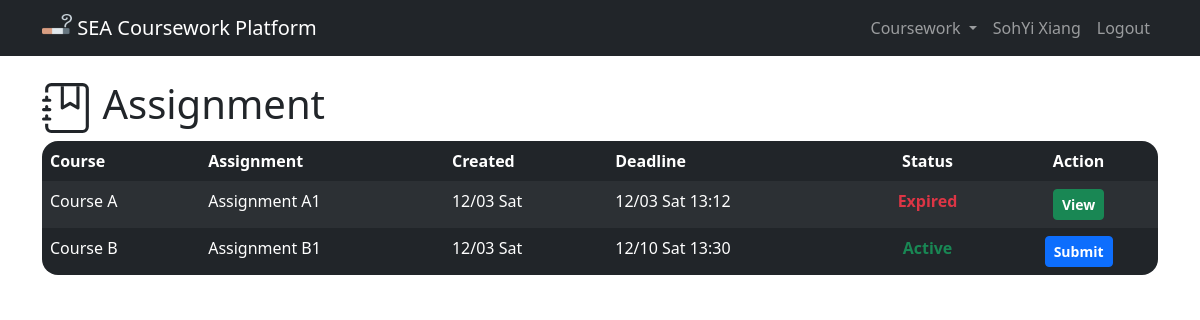
Before: / (signed in) with the older database file.
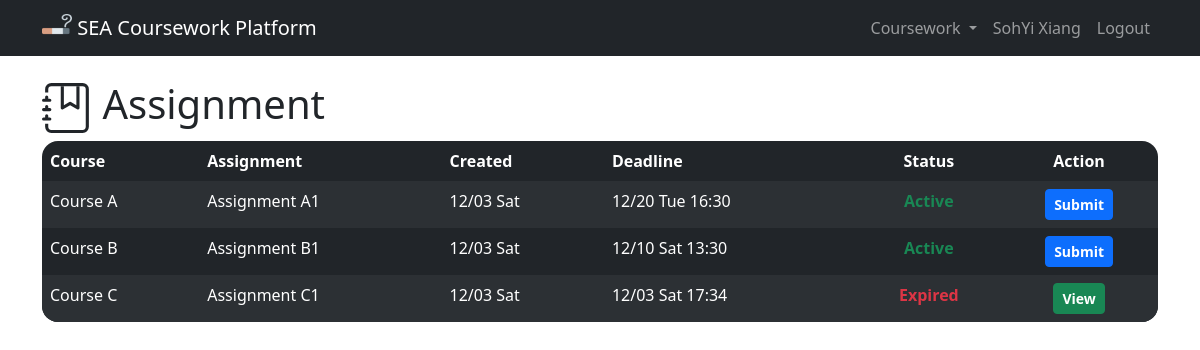
After: the same page with the newer database file.
### coursework/models.py (models this page shows)
class User(AbstractUser):
    STATUS = (
        ("Student", "Student"),
        ("Teaching Assistant", "Teaching Assistant"),
        ("Teacher", "Teacher")
    )
    status = models.CharField(
        max_length=18,
        choices=STATUS,
        default="Student"
    )
    is_email_verified = models.BooleanField(default=False)

class Assignment(models.Model):
    coursework = models.ForeignKey(
        Coursework,
        on_delete=models.PROTECT,
        related_name="assignment"
    )
    title = models.CharField(max_length=128)
    created_on = models.DateTimeField(auto_now_add=True)
    deadline = models.DateTimeField()
    def __str__(self):
        return self.title
    @property
    def is_expired(self):
        return timezone.now() > self.deadline
    class Meta:
        ordering = ["coursework", "-created_on"]

class Coursework(models.Model):
    course = models.OneToOneField(
        Course,
        on_delete=models.PROTECT,
        unique=True,
        related_name="coursework_name"
    )
    taken_person = models.ManyToManyField(
        User,
        blank=True,
        related_name="coursework_taken"
    )
    def __str__(self):
        return self.course.name
    class Meta:
        ordering = ["course"]

class Course(models.Model):
    name = models.CharField(max_length=60)
    def __str__(self):
        return self.name
    class Meta:
        ordering = ["name"]

### coursework/views.py (the view)
# urls.py: path("", views.index, name="index"),
@login_required
def index(request):
    return render(request, "coursework/index.html", {
        "assignments": Assignment.objects.filter(coursework__taken_person=request.user)
    })

### coursework/templates/coursework/index.html (shortened to what this page needs)
{% extends "coursework/layout.html" %}
{% block body %}
<h1>
  Assignment
</h1>
<table class="table table-dark table-striped table-hover table-borderless">
  <thead>
    <tr>
      <th scope="col">Course</th>
      <th scope="col">Assignment</th>
      <th scope="col">Created</th>
      <th scope="col">Deadline</th>
      <th scope="col" class="text-center">Status</th>
      <th scope="col" class="text-center">Action</th>
    </tr>
  </thead>
  <tbody>
    {% for assignment in assignments %}
    <tr>
      <td>{{ assignment.coursework }}</td>
      <td>{{ assignment }}</td>
      <td>{{ assignment.created_on|date:'n/d D' }}</td>
      <td>{{ assignment.deadline|date:'n/d D G:i' }}</td>
      <td class="text-center">
        {% if assignment.is_expired %}
        <div class="text-danger fw-bold">Expired</div>
        {% else %}
        <div class="text-success fw-bold">Active</div>
        {% endif %}
      </td>
      <td class="text-center">
        {% if assignment.is_expired %}
          {% if user.status == "Student" %}
          <a href="{% url 'view_submit_result' assignment.coursework.id assignment.id %}" class="btn btn-success btn-sm fw-bold">
            View
          </a>
          {% endif %}
        {% else %}
          <a href="{% url 'submit_assignment' assignment.coursework.id assignment.id %}"
            class="btn btn-primary btn-sm fw-bold">
            Submit
          </a>
        {% endif %}
      </td>
    </tr>
    {% empty %}
    <tr>
      <td colspan="6">No assignment at the moment...</td>
    </tr>
    {% endfor %}
  </tbody>
</table>
{% endblock %}

### coursework/templates/coursework/layout.html (shortened to what this page needs)
{% load static %}
<!DOCTYPE html>
<html lang="en">
<head>
  <link href="https://cdn.jsdelivr.net/npm/bootstrap@5.2.3/dist/css/bootstrap.min.css" rel="stylesheet"
>
  <link rel="stylesheet" href="{% static 'coursework/styles.css' %}">
</head>
<body>
  <nav class="navbar navbar-expand-lg navbar-dark bg-dark fixed-top">
    <div class="container">
      <a class="navbar-brand" href="{% url 'index' %}">
        <img src="{% static 'coursework/favicon.ico' %}" alt="Logo" width="30" height="24"
          class="d-inline-block align-text-top">
        SEA Coursework Platform
      </a>
      <div class="collapse navbar-collapse" id="navbarSupportedContent">
        <ul class="navbar-nav">
          {% if user.is_authenticated %}
          <li class="nav-item dropdown">
            <a class="nav-link dropdown-toggle" href="#" role="button" data-bs-toggle="dropdown" aria-expanded="false">
              Coursework
            </a>
          </li>
          <li class="nav-item"><a class="nav-link" href="#">{{ user.last_name }}{{ user.first_name }}</a></li>
          <li class="nav-item"><a class="nav-link" href="{% url 'logout' %}">Logout</a></li>
          {% else %}
          <li class="nav-item"><a class="nav-link" href="{% url 'register' %}">Register</a></li>
          <li class="nav-item"><a class="nav-link" href="{% url 'login' %}">Login</a></li>
          {% endif %}
        </ul>
      </div>
    </div>
  </nav>
  <div class="container dodge-nav">
    {% block body %}
    {% endblock %}
  </div>
</body>
</html>

### coursework/static/coursework/styles.css (style rules this page uses)
.dodge-nav { margin-top: 5rem; }
th:first-child { border-top-left-radius: 1rem; }
th:last-child { border-top-right-radius: 1rem; }
tr:last-child td:first-child { border-bottom-left-radius: 1rem; }
tr:last-child td:last-child { border-bottom-right-radius: 1rem; }

Changed rows visible on the page:
changed Assignment "Assignment A1": deadline "12/03 Sat 13:12" → "12/20 Tue 16:30"; deadline "Expired View" → "Active Submit"
added Assignment: coursework "Course C", title "Assignment C1", created_on "12/03 Sat", deadline "12/03 Sat 17:34", shows "Expired", shows "View"
